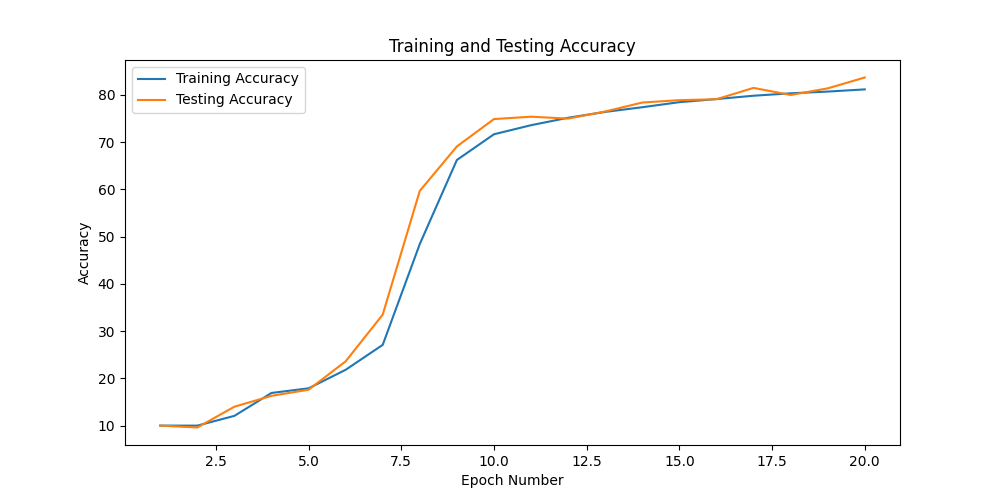

Recreate this plot in Python.
import numpy as np
import pandas as pd
import matplotlib.pyplot as plt
import torch
import torch.nn as nn
import torch.optim as optim
from torch.utils.data import TensorDataset, DataLoader

# Function to process data 
def process_and_prepare(data_path, percentage, batch_size, shuffle):
    # preprocessing
    data = pd.read_csv(data_path)
    samples = process_and_sample_data(data, percentage)
    features, labels = split_features_and_labels(samples)
    features_tensor, labels_tensor = convert_to_tensors(features, labels)
    
    # Create DataLoader
    data_loader = DataLoader(
        TensorDataset(features_tensor, labels_tensor),
        batch_size=batch_size,
        shuffle=shuffle
    )
    return data_loader

def process_and_sample_data(data, sample_percentage):
    # Extract labels and calculate dataset size
    labels = data.iloc[:, 0]
    total_samples = int(sample_percentage / 100 * len(labels))

    # Determine unique labels and sample size per label
    unique_labels = labels.unique()
    num_classes = len(unique_labels)
    samples_per_class = total_samples // num_classes

    # Collect sampled data for each label
    sampled_data_list = []
    for label in unique_labels:
        label_subset = data[labels == label]
        samples_to_draw = min(samples_per_class, len(label_subset))
        sampled_subset = label_subset.sample(n=samples_to_draw, random_state=42)
        sampled_data_list.append(sampled_subset)

    # Combine all samples and shuffle
    balanced_sampled_data = pd.concat(sampled_data_list).reset_index(drop=True)
    shuffled_data = balanced_sampled_data.sample(frac=1, random_state=42).reset_index(drop=True)
    
    return shuffled_data

def split_features_and_labels(samples):
    labels = samples.iloc[:, 0].values
    features = samples.iloc[:, 1:].values
    return features, labels

def convert_to_tensors(features, labels):
    features_tensor = torch.tensor(features, dtype=torch.float32) / 255.0
    labels_tensor = torch.tensor(labels, dtype=torch.long)

    # Reshape features for CNN input
    features_tensor = features_tensor.view(-1, 1, 28, 28)
    return features_tensor, labels_tensor

# CNN Class
class CNN_(nn.Module):
    def __init__(self):
        super(CNN_, self).__init__()
        self.features = nn.Sequential(
            nn.Conv2d(1, 8, kernel_size=5, stride=2, padding=2),
            nn.ReLU(),
            nn.Conv2d(8, 16, kernel_size=3, stride=2, padding=1),
            nn.ReLU(),
            nn.Conv2d(16, 32, kernel_size=3, stride=2, padding=1),
            nn.ReLU(),
            nn.Conv2d(32, 32, kernel_size=3, stride=2, padding=1),
            nn.ReLU(),
            nn.AdaptiveAvgPool2d(1)
        )
        self.classifier = nn.Linear(32, 10)

    def forward(self, x):
        x = self.features(x)
        x = x.view(x.size(0), -1)
        x = self.classifier(x)
        return x

def train_model(model, device, train_loader, optimizer, loss_function):
    model.train()  # Set the model to training mode
    total_samples = 0
    correct_predictions = 0
    cumulative_loss = 0.0

    for features, labels in train_loader:
        # Move data to the specified device
        features, labels = features.to(device), labels.to(device)

        # Zero the parameter gradients
        optimizer.zero_grad()

        # Forward pass
        predictions = model(features)
        loss = loss_function(predictions, labels)

        # Backward pass and optimization step
        loss.backward()
        optimizer.step()

        # Accumulate loss and correct predictions
        cumulative_loss += loss.item() * features.size(0)
        _, predicted_labels = torch.max(predictions.data, 1)
        total_samples += labels.size(0)
        correct_predictions += (predicted_labels == labels).sum().item()

    # Calculate average loss and accuracy
    average_loss = cumulative_loss / total_samples
    accuracy = 100 * correct_predictions / total_samples

    return average_loss, accuracy

def evaluate_model(model, device, test_loader, loss_function):
    model.eval()  # Set the model to evaluation mode
    total_samples = 0
    correct_predictions = 0
    cumulative_loss = 0.0

    # Disable gradient computation for evaluation
    with torch.no_grad():
        for features, labels in test_loader:
            # Move data to the specified device
            features, labels = features.to(device), labels.to(device)

            # Forward pass
            predictions = model(features)
            loss = loss_function(predictions, labels)

            # Accumulate loss and correct predictions
            cumulative_loss += loss.item() * features.size(0)
            _, predicted_labels = torch.max(predictions.data, 1)
            total_samples += labels.size(0)
            correct_predictions += (predicted_labels == labels).sum().item()

    # Calculate average loss and accuracy
    average_loss = cumulative_loss / total_samples
    accuracy = 100 * correct_predictions / total_samples

    return average_loss, accuracy

# main code

# File paths
train_path = "fashion-mnist_train.csv"
test_path = "fashion-mnist_test.csv"

# Parameters
train_percent = 50
test_percent = 10
batch_size = 64
num_epochs = 20

# Create DataLoaders
train_loader = process_and_prepare(train_path, train_percent, batch_size, shuffle=True)
test_loader = process_and_prepare(test_path, test_percent, batch_size, shuffle=False)

# Initialize model, loss function, optimizer, and device
device = torch.device("cuda" if torch.cuda.is_available() else "cpu")
model = CNN_().to(device)
criterion = nn.CrossEntropyLoss()
optimizer = optim.SGD(model.parameters(), lr=0.01)

train_accuracies = []
test_accuracies = []
# Training loop
for epoch in range(1, num_epochs + 1):
    train_loss, train_accuracy = train_model(model, device, train_loader, optimizer, criterion)
    test_loss, test_accuracy = evaluate_model(model, device, test_loader, criterion)
    train_accuracies.append(train_accuracy)
    test_accuracies.append(test_accuracy)
    print(f'Training Accuracy: {train_accuracy:.2f}%, Testing Accuracy: {test_accuracy:.2f}%\n')

# Plot accuracy
plt.figure(figsize=(10, 5))
plt.plot(range(1, num_epochs + 1), train_accuracies, label='Training Accuracy')
plt.plot(range(1, num_epochs + 1), test_accuracies, label='Testing Accuracy')
plt.xlabel('Epoch Number')
plt.ylabel('Accuracy')
plt.title('Training and Testing Accuracy')
plt.legend()
plt.show()
